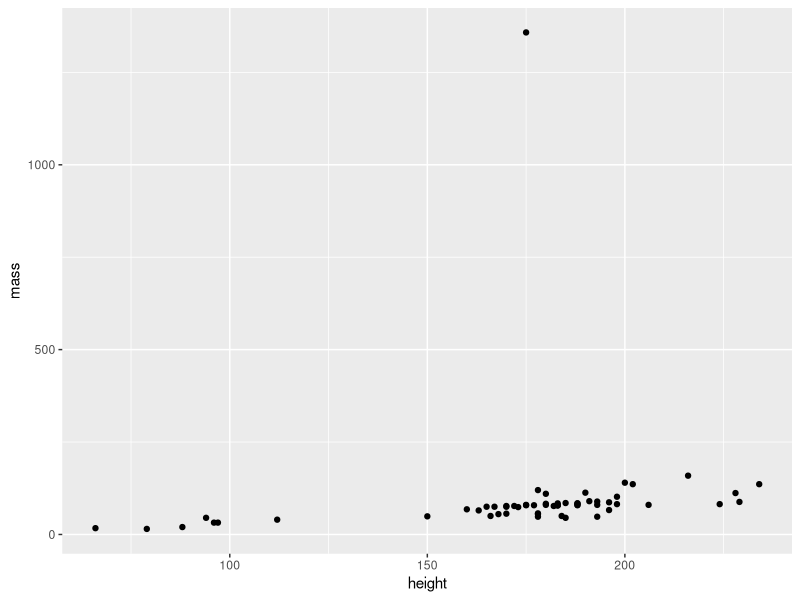
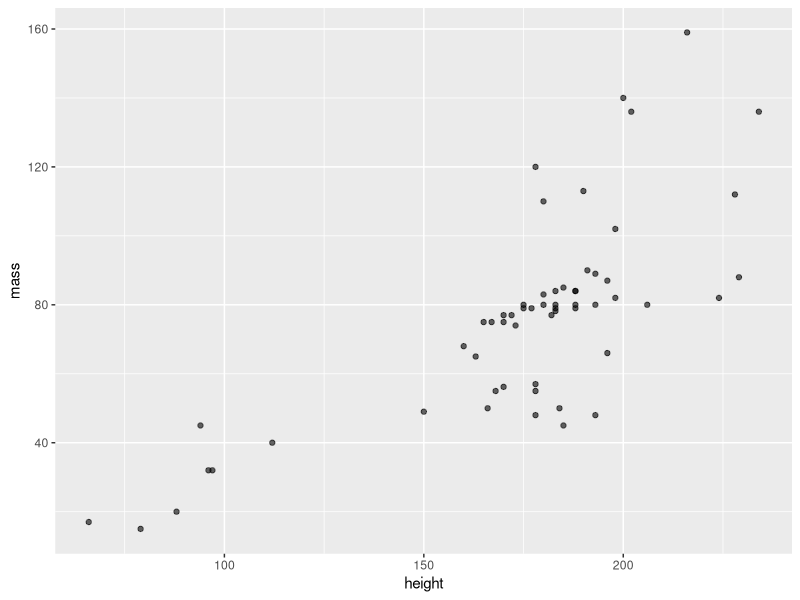

Write R code to recreate these figures, in order.
## ---- chunk 1

library(tidyverse)


## ---- chunk 2

#correlaçao entre altura e pes dos personagens de star wars
starwars %>% 
filter(!is.na(height) & !is.na(mass)) %>% 
ggplot(mapping = aes(x = height,y = mass))+
geom_point()


## ---- chunk 3

#correlaçao entre altura e pes dos personagens de star wars
starwars %>% 
filter(!is.na(height) & !is.na(mass),mass < 1000) %>% 
ggplot(mapping = aes(x = height,y = mass))+
geom_point(alpha = 0.6)


## ---- chunk 4

#correlaçao entre altura e pes dos personagens de star wars
starwars %>% 
mutate(human = if_else(species == "Human","Human","Other"))


## ---- chunk 5

#Pearson
starwars %>% 
filter(!is.na(height) & !is.na(mass),mass < 1000) %>% 
summarise(correlacao = cor(mass,height,method="pearson"))


## ---- chunk 6

#spearman
starwars %>% 
filter(!is.na(mass) & !is.na(birth_year)) %>% 
summarise(correlacao = cor(birth_year,mass,method="spearman"))


